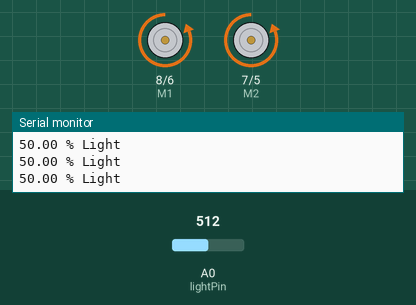
Recording of a sketch running on a simulated Arduino Uno, built with avr-gcc and run on an emulated ATmega328P. Parts: direction and speed pins drawn as motors (green arrow = direction pin HIGH = forward, orange = LOW = backward, longer = more drive), the last lines printed to the serial monitor. The inputs (shaded band) are chosen by the test bench; at power-on: A0 (lightPin) = 512. Random numbers use the default seed unless the sketch sets one.

Above: at 3.9 s.
4.0 s: A0 (lightPin) set to 891
8.3 s: A0 (lightPin) set to 918
At 11.2 s:
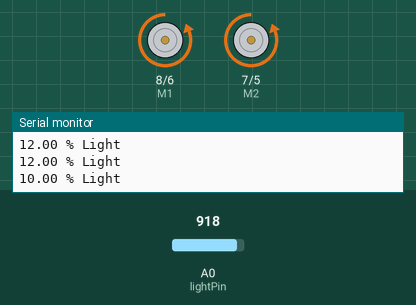
11.5 s: A0 (lightPin) set to 900
At 16.4 s:
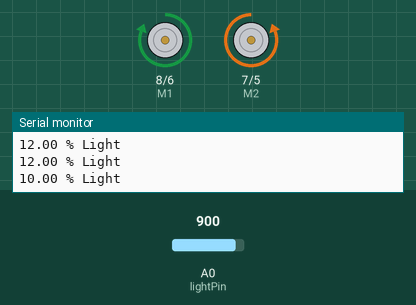
At 20.3 s:
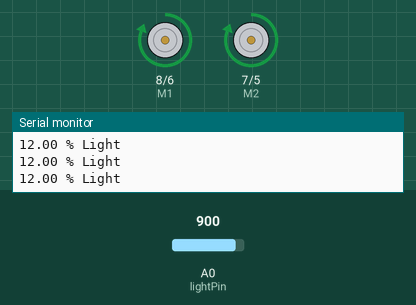
Timing chart, 0 to 26.1 s (numbered marks = the images above; inputs shaded):
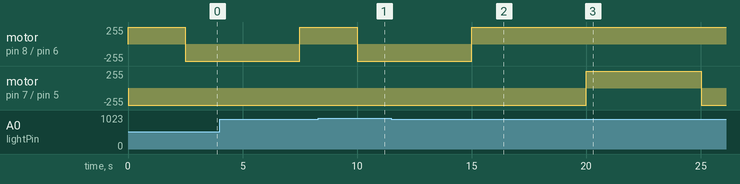

Measured:
- after the input at 8.3 s, motor on pin 8 (M1) / pin 6 (E1): forward 255/255 → backward 255/255 after 1.7 s
- after the input at 11.5 s, motor on pin 8 (M1) / pin 6 (E1): backward 255/255 → forward 255/255 after 3.5 s; motor on pin 7 (M2) / pin 5 (E2): backward 255/255 → forward 255/255 after 8.5 s, → backward 255/255 5.0 s later

The sketch:

Planb.ino
```cpp
int lightPin = A0;
int thermoPin = A1;
int E2 = 5;
int E1 = 6;
int M2 = 7;
int M1 = 8;
int leftspeed = 255; //255 is maximum speed
int rightspeed = 255;

void setup(){
pinMode(lightPin, INPUT);
pinMode(thermoPin, INPUT);
pinMode(E2, OUTPUT);
pinMode(E1, OUTPUT);
pinMode(M2, OUTPUT);
pinMode(M1, OUTPUT);
Serial.begin(115200); //
}

void loop()
{
  Serial.print(getLight());
  Serial.println(" % Light");
  while(getLight() >= 12)
  {
    Serial.print(getLight());
    Serial.println(" % Light");
    int n = random(1,5);
    switch(n)
    {
      case 1:
        forward(leftspeed, rightspeed);
        break;
      case 2:
        reverse(leftspeed, rightspeed);
        break;
      case 3:
        left(leftspeed, rightspeed);
        break;
      case 4:
        right(leftspeed, rightspeed);
        break;
      default:
        forward(leftspeed, rightspeed);
        delay(500);
        reverse(leftspeed, rightspeed);
        delay(500);
        forward(leftspeed, rightspeed);
        delay(500);
        right(leftspeed, rightspeed);
        delay(500);
        break;
    }
    delay(2500);
  }
  stop();
  while(getLight() < 12)
  {
    Serial.print(getLight());
    Serial.println(" % Light");
    reverse(leftspeed, rightspeed);
    delay(5000);
  }
  left(leftspeed, rightspeed);
  delay(2500);
  stop();
}

void stop(void) //Stops
{
  digitalWrite(E1, LOW);
  digitalWrite(E2, LOW);
}

void forward(char a, char b)
{
  analogWrite(E1, a);
  digitalWrite(M1, HIGH);
  analogWrite(E2, b);
  digitalWrite(M2, HIGH);
}

void reverse(char a, char b)
{
  analogWrite(E1, a);
  digitalWrite(M1, LOW);
  analogWrite(E2, b);
  digitalWrite(M2, LOW);
}

void left(char a, char b)
{
  analogWrite(E1, a);
  digitalWrite(M1, HIGH);
  analogWrite(E2, b);
  digitalWrite(M2, LOW);
}

void right(char a, char b)
{
  analogWrite(E1, a);
  digitalWrite(M1, HIGH);
  analogWrite(E2, b);
  digitalWrite(M2, LOW);
}

float getLight()
{
  float lightRead = analogRead(lightPin);
  float lightPercent = map(lightRead, 1024, 0, 0, 100);
  return lightPercent;
}
```
